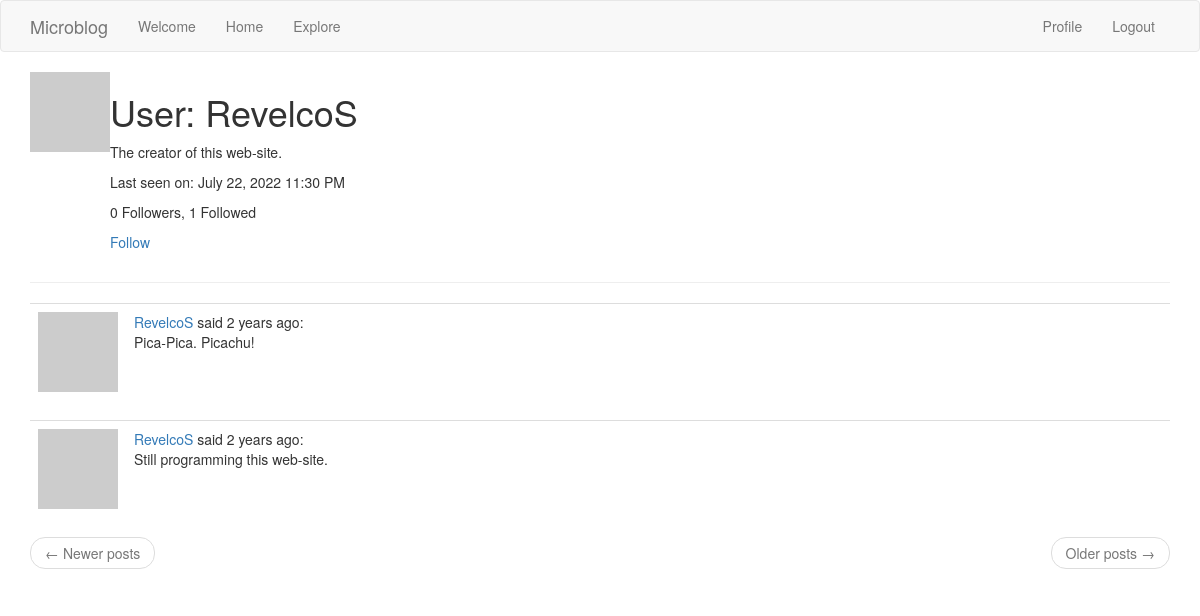
The page /user/RevelcoS (signed in) on the database its author committed.
### app/models.py (models this page shows, shortened)
class User(UserMixin, db.Model):
    id = db.Column(db.Integer, primary_key=True)
    username = db.Column(db.String(64), index=True, unique=True)
    email = db.Column(db.String(120), index=True, unique=True)
    password_hash = db.Column(db.String(128))
    posts = db.relationship("Post", backref="author", lazy="dynamic")
    about_me = db.Column(db.String(140))
    last_seen = db.Column(db.DateTime, default=datetime.utcnow)
    followed = db.relationship(
        "User", secondary=followers,
        primaryjoin=(followers.c.follower_id == id),
        secondaryjoin=(followers.c.followed_id == id),
        backref=db.backref("followers", lazy="dynamic"), lazy="dynamic"
    )
    def is_following(self, user):
        return self.followed.filter(followers.c.followed_id == user.id).count() > 0
    def avatar(self, size):
        digest = md5(self.email.lower().encode("utf-8")).hexdigest()
        return f"https://www.gravatar.com/avatar/{digest}?d=identicon&rating=g&s={size}"

class Post(db.Model):
    id = db.Column(db.Integer, primary_key=True)
    body = db.Column(db.String(140))
    timestamp = db.Column(db.DateTime, index=True, default=datetime.utcnow)
    user_id = db.Column(db.Integer, db.ForeignKey("user.id"))

### app/routes.py (the view)
@app.route("/user/<username>")
@login_required
def user(username):
    u = User.query.filter_by(username=username).first_or_404()
    page = request.args.get("page", 1, type=int)
    posts = u.posts.order_by(Post.timestamp.desc()).paginate(
        page, app.config["POSTS_PER_PAGE"], False)
    next_url = url_for("user", username=u.username, page=posts.next_num) \
        if posts.has_next else None
    prev_url = url_for("user", username=u.username, page=posts.prev_num) \
        if posts.has_prev else None
    return render_template("user.html",
        title="User Profile",
        user=u,
        posts=posts.items,
        next_url=next_url,
        prev_url=prev_url)

### app/models.py (called while the page is built)
@login.user_loader
def load_user(id):
    return User.query.get(int(id))

### app/routes.py (called while the page is built)
@app.before_request
def before_request():
    if current_user.is_authenticated:
        current_user.last_seen = datetime.utcnow()
        db.session.commit()

### app/templates/user.html
{% extends "base.html" %}
{% block app_content %}
<table>
    <tr valign="top">
        <td><img src="{{ user.avatar(128) }}"></td>
        <td>
            <h1>User: {{ user.username }}</h1>
            {% if user.about_me %}<p>{{ user.about_me }}</p>{% endif %}
            {% if user.last_seen %}<p>Last seen on: {{ moment(user.last_seen).format("LLL") }}</p>{% endif %}
            <p>{{ user.followers.count() }} Followers, {{ user.followed.count() }} Followed</p>
            {% if user == current_user %}
                <p><a href="{{ url_for('edit_profile') }}">Edit Your Profile</a></p>
            {% elif current_user.is_following(user) %}
                <p><a href="{{ url_for('unfollow', username=user.username) }}">Unfollow</a></p>
            {% else %}
                <p><a href="{{ url_for('follow', username=user.username) }}">Follow</a></p>
            {% endif %}
        </td>
    </tr>
</table>
<hr>
{% for post in posts %}
    {% include "include/_post.html" %}
{% endfor %}
{% include "include/_page_urls.html" %}
{% endblock %}

### app/templates/include/_post.html
<table class="table table-hover">
    <tr>
        <td width="70px">
            <a href="{{ url_for('user', username=post.author.username) }}">
                <img src="{{ post.author.avatar(32) }}" />
            </a>
        </td>
        <td>
            <a href="{{ url_for('user', username=post.author.username) }}">
                {{ post.author.username }}
            </a>
            said {{ moment(post.timestamp).fromNow() }}:
            <br>
            {{ post.body }}
        </td>
    </tr>
</table>

### rows shown on the page
User: username "RevelcoS", about_me "The creator of this web-site.", last_seen "July 22, 2022 11:30 PM"
Post: author.username "RevelcoS", timestamp "2 years ago", body "Pica-Pica. Picachu!"
Post: author.username "RevelcoS", timestamp "2 years ago", body "Still programming this web-site."

### other values the page prints
{{ user.followers.count() }} "0"
{{ user.followed.count() }} "1"
